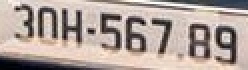
#> input picture cropped_license_plate.jpg, 124 x 35 px (shown 2 times larger)
$ python predict.py
#> lines starting #> are read from the running program, lines starting #| are printed output that depends on the picture; after the words box and inside, x2 and y2 are one past the last pixel; in counts of white or black regions, pixels touching at a corner belong together
import cv2
import joblib
import numpy as np

# Tải mô hình từ file
model = joblib.load('model/svm_model.pkl')
#> (reads model/svm_model.pkl from the repository)


def predict_character(img, model):
    img_gray = cv2.cvtColor(img, cv2.COLOR_BGR2GRAY)
    img_resized = cv2.resize(img_gray, (32, 32))  # Đảm bảo kích thước chuẩn cho mô hình
    img_flattened = img_resized.flatten().reshape(1, -1)
    prediction = model.predict(img_flattened)
    return str(prediction[0])

def extract_and_predict_numbers(image_path, model):
#> called with image_path = 'cropped_license_plate.jpg'
    img = cv2.imread(image_path)
#> img is the input picture: shape (35, 124, 3); mean B, G, R 154.4, 161.5, 175.9

    fixed_size = (500, 160)
    img = cv2.resize(img, fixed_size)
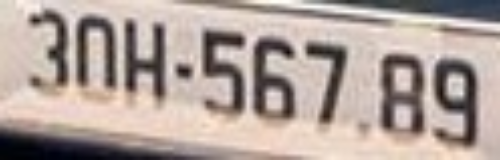
#> img: shape (160, 500, 3); mean B, G, R 154.3, 161.4, 175.8

    gray = cv2.cvtColor(img, cv2.COLOR_BGR2GRAY)
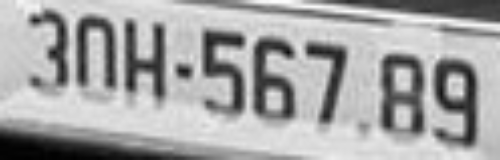
#> gray: shape (160, 500); min 1, max 253, mean 164.9
    _, thresh = cv2.threshold(gray, 90, 255, cv2.THRESH_BINARY_INV)  # Điều chỉnh ngưỡng
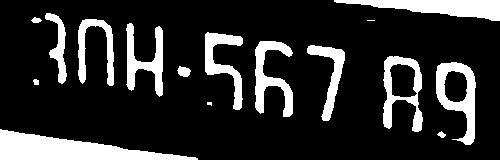
#> thresh: shape (160, 500); 17.7% white; 16 white regions (2 under 20 px), largest, box (x1, y1, x2, y2) and area: (0, 129, 198, 160) 3154, (334, 0, 500, 21) 1885, (436, 62, 476, 145) 1469

    kernel = np.ones((3, 3), np.uint8)
    thresh = cv2.morphologyEx(thresh, cv2.MORPH_CLOSE, kernel)
#> thresh: shape (160, 500); 17.7% white; 16 white regions (2 under 20 px), largest, box (x1, y1, x2, y2) and area: (0, 129, 198, 160) 3154, (334, 0, 500, 21) 1885, (436, 62, 476, 145) 1472
    thresh = cv2.morphologyEx(thresh, cv2.MORPH_OPEN, kernel)
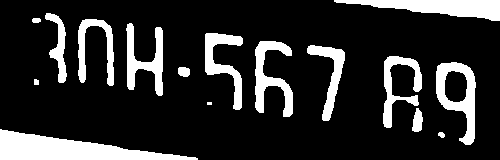
#> thresh: shape (160, 500); 17.6% white; 16 white regions (1 under 20 px)

    contours, _ = cv2.findContours(thresh, cv2.RETR_EXTERNAL, cv2.CHAIN_APPROX_SIMPLE)
#> contours = 16 contours, 2 with area under 20; largest, box (x1, y1, x2, y2) and area: (0, 129, 198, 160) 2940, (436, 62, 476, 145) 1936, (334, 0, 500, 21) 1708, (255, 41, 293, 117) 1164, (126, 23, 163, 96) 1046

    # Sắp xếp contours dựa trên vị trí x
    contours = sorted(contours, key=lambda c: cv2.boundingRect(c)[0])

    predicted_numbers = []
    img_contours = img.copy()

    for cnt in contours:
        x, y, w, h = cv2.boundingRect(cnt)

        # Kiểm tra kích thước contour
        area = w * h
        if w > 10 and h > 20 and area > 1500 and area < 10000:  # Thêm điều kiện diện tích
            # In ra kích thước của contour
            print(f"Kích thước contour: width = {w}, height = "
                  f"{h}, area = {area}")

            padding = 8
            x_start = max(x - padding, 0)
            y_start = max(y - padding, 0)
            x_end = x + w + padding
            y_end = y + h + padding

            roi = img[y_start:y_end, x_start:x_end]
            predicted_character = predict_character(roi, model)
            print(f"Dự đoán ký tự: {predicted_character}")
            predicted_numbers.append(predicted_character)

            cv2.rectangle(img_contours, (x_start, y_start), (x_end, y_end), (0, 255, 0), 2)
#> this loop made 16 passes
#> (x, y, w, h, area, x_start, y_start, x_end) on passes 1, 4, 5, 6, 8, 10, 11, 12, 13, 15: (0, 129, 198, 31, 6138, 0, 121, 206), (45, 13, 22, 70, 1540, 37, 5, 75), (78, 19, 36, 67, 2412, 70, 11, 122), (126, 23, 37, 73, 2701, 118, 15, 171), (205, 33, 38, 77, 2926, 197, 25, 251), (255, 41, 38, 76, 2888, 247, 33, 301), (307, 45, 38, 76, 2888, 299, 37, 353), (334, 0, 166, 21, 3486, 326, 0, 508), (383, 56, 39, 72, 2808, 375, 48, 430), (436, 62, 40, 83, 3320, 428, 54, 484)
#> (x, y, w, h, area) on passes 2, 3, 7, 14, 16: (32, 18, 9, 5, 45), (34, 79, 5, 6, 30), (178, 67, 12, 10, 120), (412, 108, 11, 24, 264), (438, 132, 7, 6, 42)
#> (printed output is left out)
#> pass 1, in predict_character, `img_resized = cv2.resize(img_gray, (32, 32))`:
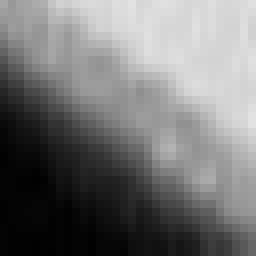
#> img_resized: shape (32, 32) (shown 8 times larger); min 1, max 226, mean 117
#> after the loop:
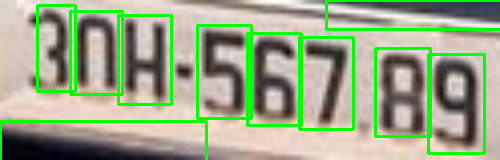
#> img_contours: shape (160, 500, 3); 10.38% of pixels changed, all inside (x1, y1, x2, y2) = (0, 0, 500, 160)
#> after the loop:
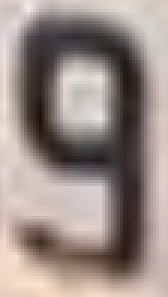
#> roi: shape (99, 56, 3) (shown 3 times larger); mean B, G, R 135.2, 140.2, 153.1
#> after the loop, predicted_numbers = ['J', '1', '8', '9', '8', '9', '1', '7', '9', '3']

    cv2.imshow('Contours', img_contours)
    cv2.waitKey(0)
    cv2.destroyAllWindows()

    return ''.join(predicted_numbers)

# Đường dẫn đến hình ảnh chứa dãy chữ số
image_path = 'cropped_license_plate.jpg'
result = extract_and_predict_numbers(image_path, model)
#> result = 'J189891793'
print(f"Dự đoán: {result}")
#| Dự đoán: J189891793
